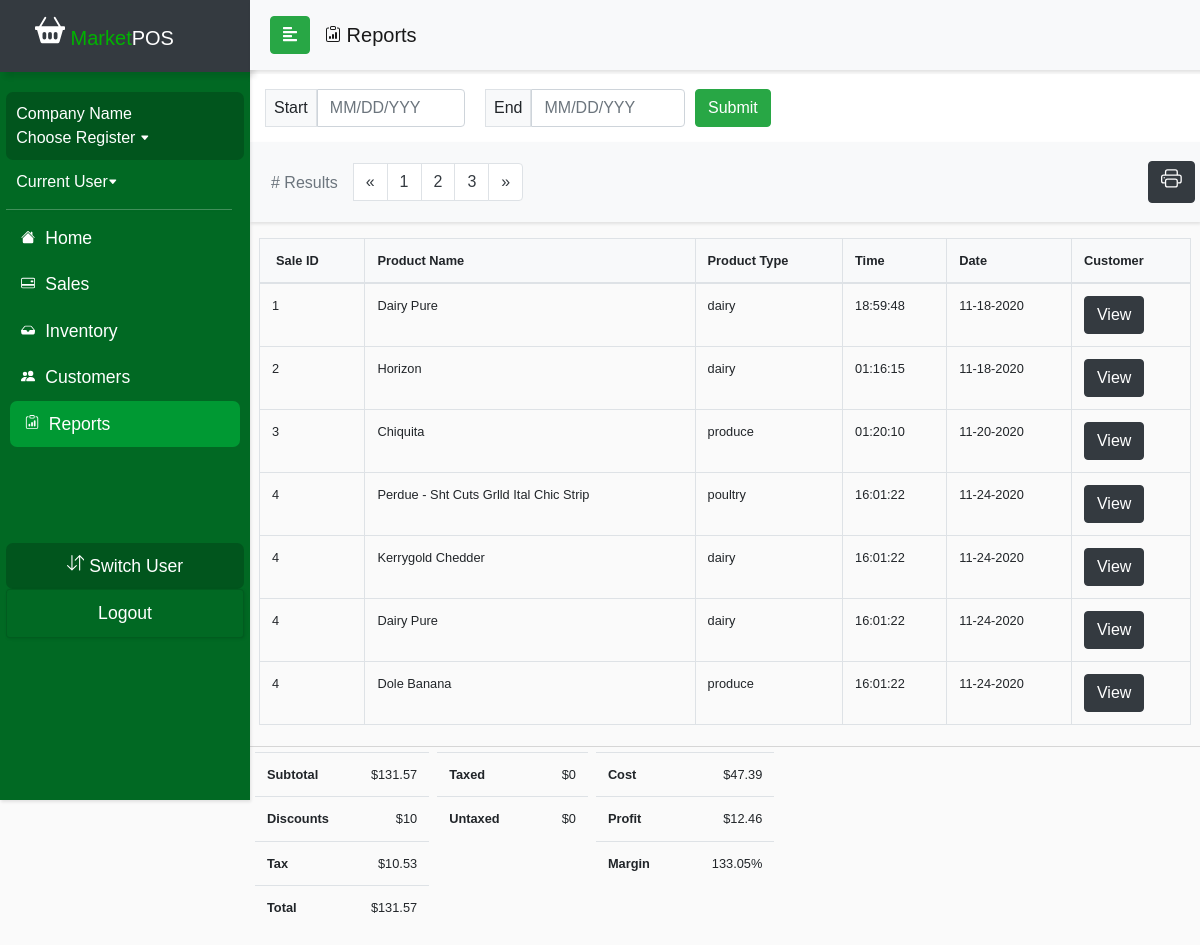
The app's page /currentDraft/reportsLinesTemplate.php, older data.
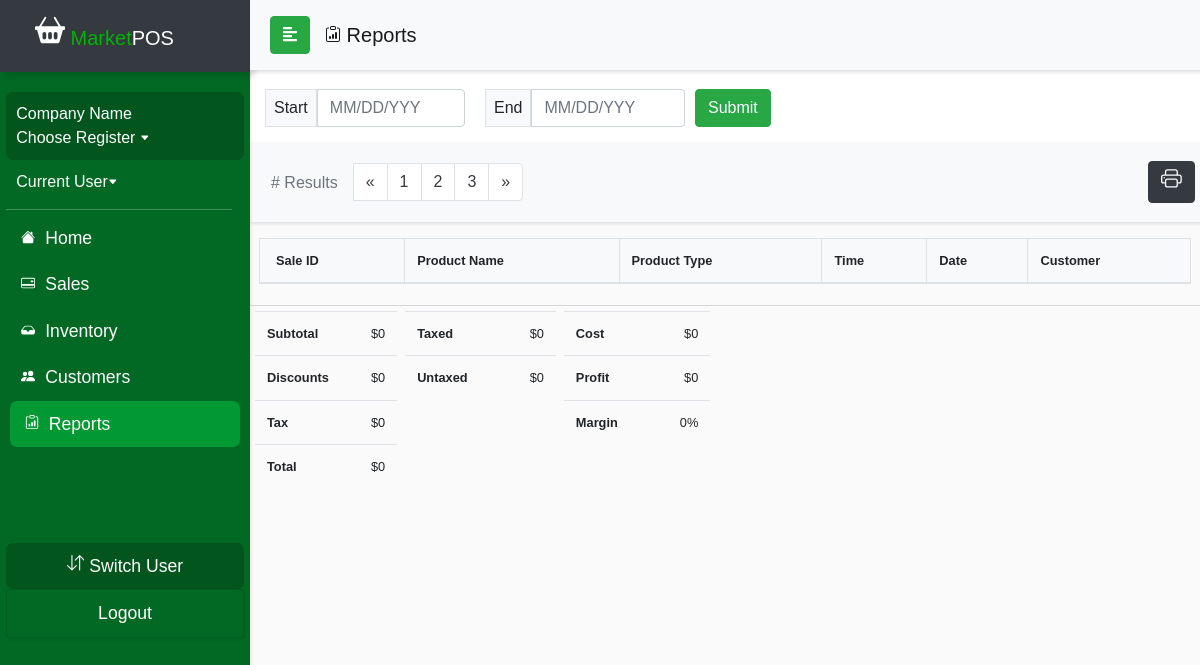
The same page, newer data.
### tables this page shows
CREATE TABLE `ticket_system` (
  `ticket_id` int(11) NOT NULL,
  `date` date DEFAULT NULL,
  `company_name` varchar(50) DEFAULT NULL,
  `time` time DEFAULT NULL,
  `quantity` int(11) DEFAULT NULL,
  `subtotal` float DEFAULT NULL,
  `total` float DEFAULT NULL,
  `discount` float DEFAULT NULL,
  `tax` float DEFAULT NULL,
  `tax_rate` float DEFAULT NULL,
  `cash` float DEFAULT NULL,
  `credit` float DEFAULT NULL,
  `cart_purchase` tinyint(1) DEFAULT NULL,
  `customer_id` int(11) DEFAULT NULL,
  `employee_id` int(11) DEFAULT NULL
);

CREATE TABLE `product_inventory` (
  `product_id` int(11) NOT NULL,
  `brand` varchar(50) NOT NULL,
  `description` varchar(50) NOT NULL,
  `productName` varchar(50) NOT NULL,
  `productType` varchar(50) NOT NULL,
  `productSubType` varchar(50) NOT NULL,
  `unit_price` float NOT NULL,
  `cost` float NOT NULL,
  `in_stock` int(11) NOT NULL,
  `vendor_id` int(11) DEFAULT NULL
);

### currentDraft/reportsLinesTemplate.php (the view, shortened to what the rows shown need)
<?php
include_once('config.php');
$query = "SELECT ticket_system.*, product_inventory.productName, product_inventory.productType FROM ticket_system
      LEFT JOIN cart_inprogress ON ticket_system.ticket_id=cart_inprogress.CID LEFT JOIN cart ON cart_inprogress.CID=cart.CID
      LEFT JOIN product_inventory ON cart.product_id=product_inventory.product_id";
$result = mysqli_query($conn, $query);
?>
<!DOCTYPE html>
<html>
<head>
  <link rel="stylesheet" href="css/bootstrap.min.css">
  <link rel="stylesheet" href="userStyle2.css">
  <link rel="stylesheet" href="css/jquery.mCustomScrollbar.min.css">
  <link rel="stylesheet" href="css/bootstrap-datepicker3.css">
</head>
<body>
  <div>
    <nav id="sidebar">
      <div class="sidebar-header bg-dark">
        <h1><span><a class="navbar-brand relative-top" href="indexDraft.php">
              <span style="color: #00b300"> Market</span>POS</a></h1>
      </div>
  </div>
  <div id="content">
    <br>
    <div class="wrapper" class="bg-white">
      <div class="row px-4 justify-content-center">
        <table class="table table-bordered table-hover mt-3" id="table" style="font-size:80%;">
          <thead class="bg-light">
            <tr>
              <th class="px-3"> Sale ID </th>
              <th> Product Name </th>
              <th> Product Type </th>
              <th> Time </th>
              <th> Date </th>
              <th> Customer</th>
            </tr>
          </thead>
          <tbody >
          <?php
    if (isset($_POST['submit'])) {
    $DateBegin = date('Y-m-d', strtotime($_POST['sdate']));
    $DateEnd = date('Y-m-d', strtotime($_POST['edate']));
    $search = mysqli_real_escape_string($conn, $DateBegin);
    while ($row = mysqli_fetch_assoc($result)) {
    if (($row['date'] >= $DateBegin) && ($row['date'] <= $DateEnd)){
        echo "<tr><td>"
        . $row['ticket_id'] . "</td><td>". $row['productName'] . "</td><td>" . $row['productType'] . "</td><td>"
        . $row['time'] . "</td><td>" . date('m-d-Y', strtotime($row['date'])) . "</td><td><a class='btn btn-dark'
        role='button' href='customerDetail.php?Detail=". $row['customer_id'] . "'>View</a>";
      }
      }
        ?>
                </tbody>
            </table>
          </div>
          <div id="contentline"></div>
          <div class="row pl-3">
            <div class="px-1">
              <table class="table table-responsive" style="font-size:80%;">
                <thead>
                </thead>
                <tbody>
                  <tr>
                  <?php
                  $sum=0;
                  $sql = "SELECT subtotal FROM ticket_system WHERE date BETWEEN '$DateBegin' and '$DateEnd'";
                  $result = mysqli_query($conn, $sql);
                  while ($row = mysqli_fetch_assoc($result)) {
                       $sum += $row['subtotal'];
                  }
                  ?>
                    <th style="padding-right: 30px;"> Subtotal </th>
                    <td class="text-right">$<?php echo $sum; ?></td>
                  </tr>
                  <tr>
                  <?php
                  $sum=0;
                  $sql = "SELECT discount FROM ticket_system WHERE date BETWEEN '$DateBegin' and '$DateEnd'";
                  $result = mysqli_query($conn, $sql);
                  while ($row = mysqli_fetch_assoc($result)) {
                  $sum += $row['discount'];
                  }
                  ?>
                    <th style="padding-right: 30px;"> Discounts </th>
                    <td class="text-right">$<? echo $sum; ?></td>
                  </tr>
                  <tr>
                  <?php
                  $sum=0;
                  $sql = "SELECT tax FROM ticket_system WHERE date BETWEEN '$DateBegin' and '$DateEnd'";
                  $result = mysqli_query($conn, $sql);
                  while ($row = mysqli_fetch_assoc($result)) {
                  $sum += $row['tax'];
                  }
                  ?>
                    <th style="padding-right: 30px;"> Tax </th>
                    <td class="text-right">$<?php echo $sum; ?></td>
                  </tr>
                  <tr>
                  <?php
                  $sum=0;
                  $sql = "SELECT total FROM ticket_system WHERE date BETWEEN '$DateBegin' and '$DateEnd'";
                  $result = mysqli_query($conn, $sql);
                  while ($row = mysqli_fetch_assoc($result)) {
                  $sum += $row['total'];
                  }
                  ?>
                    <th style="padding-right: 30px;"> Total </th>
                    <td class="text-right">$<? echo $sum ?></td>
                  </tr>
                </tbody>
              </table>
            </div>
            <div class="px-1">
              <table class="table table-responsive" style="font-size:80%;">
                <thead>
                </thead>
                <tbody>
                  <tr>
                    <th style="padding-right: 50px;"> Taxed </th>
                    <td class="text-right">$0</td>
                  </tr>
                  <tr>
                    <th style="padding-right: 50px;"> Untaxed </th>
                    <td class="text-right">$0</td>
                  </tr>
                </tbody>
              </table>
            </div>
            <div class="px-1">
              <table class="table table-responsive" style="font-size:80%;">
                <thead>
                </thead>
                <tbody>
                  <tr>
                  <?php
                  $sum=0;
                  $sql = "SELECT ticket_system.*, product_inventory.cost, product_inventory.unit_price FROM ticket_system
                            LEFT JOIN cart_inprogress ON ticket_system.ticket_id=cart_inprogress.CID
                            LEFT JOIN cart ON cart_inprogress.CID=cart.CID LEFT JOIN product_inventory
                            ON cart.product_id=product_inventory.product_id WHERE ticket_system.date
                            BETWEEN '$DateBegin' and '$DateEnd'";
                  $result = mysqli_query($conn, $sql);
                  while ($row = mysqli_fetch_assoc($result)) {
                          $sum += $row['cost'];
                    }
                  ?>
                    <th style="padding-right: 50px;"> Cost </th>
                    <td class="text-right">$<?php echo $sum; ?></td>
                  </tr>
                  <tr>
              <?php
              $sum=0;
              $sql = "SELECT ticket_system.*, product_inventory.cost, product_inventory.unit_price FROM ticket_system
                            LEFT JOIN cart_inprogress ON ticket_system.ticket_id=cart_inprogress.CID
                            LEFT JOIN cart ON cart_inprogress.CID=cart.CID LEFT JOIN product_inventory
                            ON cart.product_id=product_inventory.product_id WHERE ticket_system.date
                            BETWEEN '$DateBegin' and '$DateEnd'";
              $result = mysqli_query($conn, $sql);
              while ($row = mysqli_fetch_assoc($result)) {
                    $profit = $row['unit_price'] - $row['cost'];
                    $sum += $profit;
                }
              ?>
                <th style="padding-right: 50px;"> Profit </th>
                <td class="text-right">$<?php echo $sum; ?></td>
              </tr>
              <tr>
              <?php
              $sum=0;
              $sql = "SELECT ticket_system.*, product_inventory.cost, product_inventory.unit_price FROM ticket_system
                            LEFT JOIN cart_inprogress ON ticket_system.ticket_id=cart_inprogress.CID
                            LEFT JOIN cart ON cart_inprogress.CID=cart.CID LEFT JOIN product_inventory
                            ON cart.product_id=product_inventory.product_id WHERE ticket_system.date
                            BETWEEN '$DateBegin' and '$DateEnd'";
              $result = mysqli_query($conn, $sql);
              while ($row = mysqli_fetch_assoc($result)) {
                $operation = ($profit/$row['unit_price']) * 100;
                $margin = number_format($operation, 2, '.', '');
                      $sum += $margin;
                }
              ?>
                <th style="padding-right: 50px;"> Margin </th>
                <td class="text-right"><?php echo $sum; ?>%</td>
              </tr>
                </tbody>
              </table>
            </div>
          </div>
        </div>
    <?php
    }
    else {
      while ($row = mysqli_fetch_assoc($result)) {
        echo "<tr><td>"
        . $row['ticket_id'] . "</td><td>". $row['productName'] . "</td><td>" . $row['productType'] . "</td><td>"
        . $row['time'] . "</td><td>" . date('m-d-Y', strtotime($row['date'])) . "</td><td><a class='btn btn-dark'
        role='button' href='customerDetail.php?Detail=". $row['customer_id'] . "'>View</a>";
      }
    }
    ?>
            </tbody>
        </table>
      </div>
      <div class="row pl-3">
        <div class="px-1">
          <table class="table table-responsive" style="font-size:80%;">
            <tbody>
              <tr>
                    <th style="padding-right: 30px;"> Subtotal </th>
                  </tr>
                  <tr>
                    <th style="padding-right: 30px;"> Discounts </th>
                  </tr>
                  <tr>
                    <th style="padding-right: 30px;"> Tax </th>
                  </tr>
                  <tr>
                    <th style="padding-right: 30px;"> Total </th>
                  </tr>
            </tbody>
          </table>
        </div>
        <div class="px-1">
          <table class="table table-responsive" style="font-size:80%;">
            <tbody>
              <tr>
                <th style="padding-right: 50px;"> Taxed </th>
              </tr>
              <tr>
                <th style="padding-right: 50px;"> Untaxed </th>
              </tr>
            </tbody>
          </table>
        </div>
        <div class="px-1">
          <table class="table table-responsive" style="font-size:80%;">
            <tbody>
              <tr>
                <th style="padding-right: 50px;"> Cost </th>
              </tr>
              <tr>
                <th style="padding-right: 50px;"> Profit </th>
              </tr>
              <tr>
                <th style="padding-right: 50px;"> Margin </th>
              </tr>
            </tbody>
          </table>
        </div>
      </div>
    </div>
</body>
</html>

Row changes from the older to the newer data that the page shows:
removed ticket_system: ticket_id "1", product_inventory.productName "Dairy Pure", product_inventory.productType "dairy", time "18:59:48", date "11-18-2020"
removed ticket_system: ticket_id "2", product_inventory.productName "Horizon", product_inventory.productType "dairy", time "01:16:15", date "11-18-2020"
removed ticket_system: ticket_id "3", product_inventory.productName "Chiquita", product_inventory.productType "produce", time "01:20:10", date "11-20-2020"
removed ticket_system: ticket_id "4", product_inventory.productName "Perdue - Sht Cuts Grlld Ital Chic Strip", product_inventory.productType "poultry", time "16:01:22", date "11-24-2020", product_inventory.productName "Kerrygold Chedder", product_inventory.productType "dairy", product_inventory.productName "Dairy Pure", product_inventory.productName "Dole Banana", product_inventory.productType "produce"
Text that changed along with them:
$sum: "131.57" → "0"
$sum: "10" → "0"
$sum: "10.53" → "0"
$sum: "47.39" → "0"
$sum: "12.46" → "0"
$sum: "133.05" → "0"
